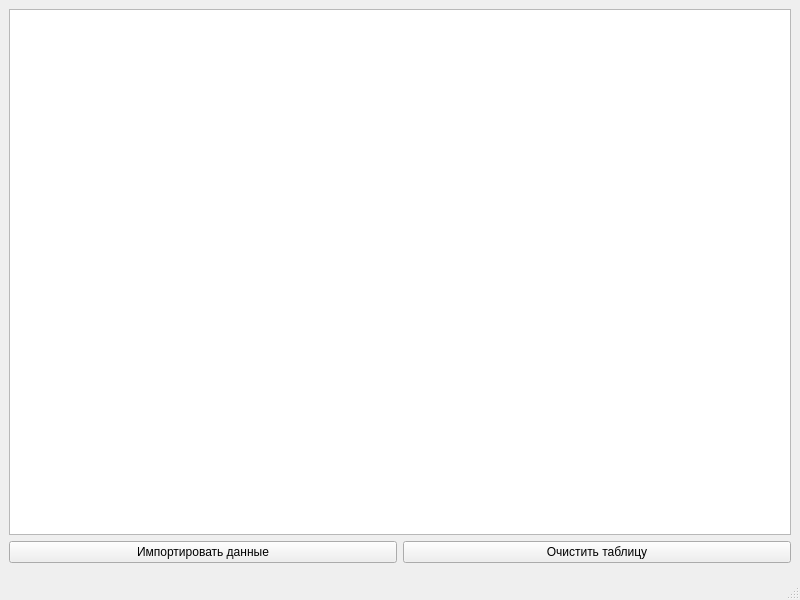
<?xml version="1.0" encoding="UTF-8"?>
<ui version="4.0">
 <class>MainWindow</class>
 <widget class="QMainWindow" name="MainWindow">
  <property name="geometry">
   <rect>
    <x>0</x>
    <y>0</y>
    <width>800</width>
    <height>600</height>
   </rect>
  </property>
  <property name="windowTitle">
   <string>MainWindow</string>
  </property>
  <widget class="QWidget" name="centralwidget">
   <layout class="QGridLayout" name="gridLayout">
    <item row="1" column="0">
     <layout class="QHBoxLayout" name="horizontalLayout">
      <item>
       <widget class="QPushButton" name="pbImportData">
        <property name="text">
         <string>Импортировать данные</string>
        </property>
       </widget>
      </item>
      <item>
       <widget class="QPushButton" name="pbClearTable">
        <property name="text">
         <string>Очистить таблицу</string>
        </property>
       </widget>
      </item>
     </layout>
    </item>
    <item row="0" column="0">
     <widget class="QTableView" name="tableView"/>
    </item>
    <item row="2" column="0">
     <widget class="ProgressBarWidget" name="progressWidget" native="true"/>
    </item>
   </layout>
  </widget>
  <widget class="QMenuBar" name="menubar">
   <property name="geometry">
    <rect>
     <x>0</x>
     <y>0</y>
     <width>800</width>
     <height>20</height>
    </rect>
   </property>
  </widget>
  <widget class="QStatusBar" name="statusbar"/>
 </widget>
 <customwidgets>
  <customwidget>
   <class>ProgressBarWidget</class>
   <extends>QWidget</extends>
   <header location="global">progressbarwidget.h</header>
   <container>1</container>
  </customwidget>
 </customwidgets>
 <resources/>
 <connections/>
</ui>
